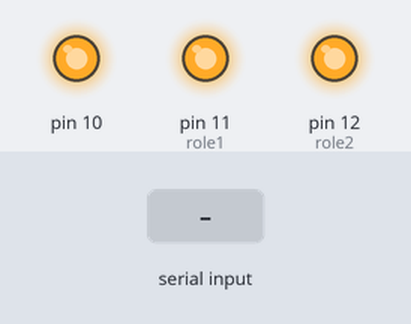
A sketch run on a simulated Arduino Uno, built with avr-gcc and run on an emulated ATmega328P. Parts: output pins drawn as LEDs (lit = HIGH). The test bench sets the inputs (shaded band). What the sketch prints to the serial monitor is not drawn.

Above: at 1.2 s.
1.3 s: "rbir" received over Serial
At 2.9 s:
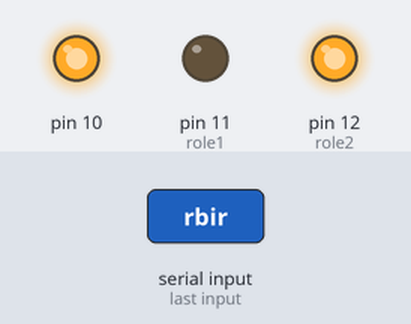
3.8 s: "riki" received over the second serial link
At 5.8 s:
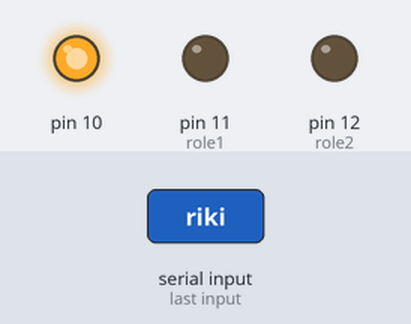
6.3 s: "rbir" received over the second serial link
At 7.7 s:
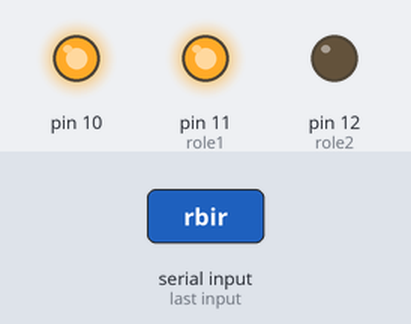
11.3 s: "riki" received over Serial
At 12.9 s:
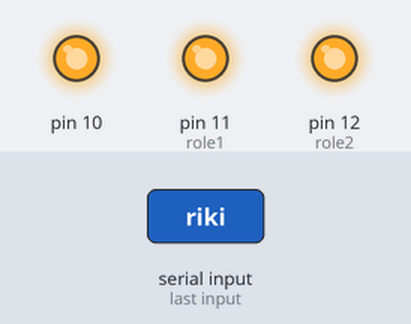
Timing chart, 0 to 14.4 s (numbered marks = the images above; inputs shaded):
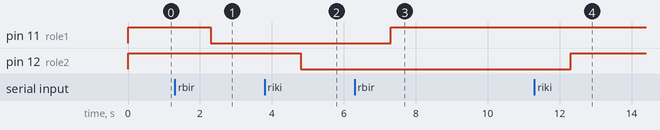

The sketch:

SmartWatch_Integration_Arduino.ino
```cpp
#include <SoftwareSerial.h>

SoftwareSerial BT(6, 5); // RX | TX

String gelenkrktr;

int role1 = 11;
int role2 = 12;

int role1acik = 0;
int role2acik = 0;

void setup()
{
  Serial.begin(9600);
  BT.begin(9600);
  pinMode(10, OUTPUT);
  digitalWrite(10, HIGH);
  pinMode(role1, OUTPUT);
  pinMode(role2, OUTPUT);
  digitalWrite(role1, HIGH);
  digitalWrite(role2, HIGH);
}
void komut(String gelenkrktr){
  if(gelenkrktr.indexOf("ses") > -1){
        BT.print("ses");
      }else if(gelenkrktr.indexOf("rbir") > -1){
        if(role1acik == 0){
          digitalWrite(role1, LOW);
          BT.print("r1acildi");
          role1acik = 1;
        }else{
          digitalWrite(role1, HIGH);
          BT.print("r1kapandi");
          role1acik = 0;
        }
      }else if(gelenkrktr.indexOf("riki") > -1){
        if(role2acik == 0){
          digitalWrite(role2, LOW);
          BT.print("r2acildi");
          role2acik = 1;
        }else{
          digitalWrite(role2, HIGH);
          BT.print("r2kapandi");
          role2acik = 0;
        }
      }else{
        BT.print(gelenkrktr + " komutu yok!");
      }
}
void loop()
{
  if(BT.available()){
    gelenkrktr = BT.readString();
    Serial.print("BT Komut: "+gelenkrktr);
    komut(gelenkrktr);
  }

  if(Serial.available()){
    gelenkrktr = Serial.readString();
    Serial.print("Serial Komut: "+gelenkrktr);
    komut(gelenkrktr);
  }
}
```

Measured:
- after the input at 1.3 s, pin 11 (role1): HIGH → LOW after 1.0 s
- after the input at 3.8 s, pin 12 (role2): HIGH → LOW after 1.0 s
- after the input at 6.3 s, pin 11 (role1): LOW → HIGH after 1.0 s
- after the input at 11.3 s, pin 12 (role2): LOW → HIGH after 1.0 s
